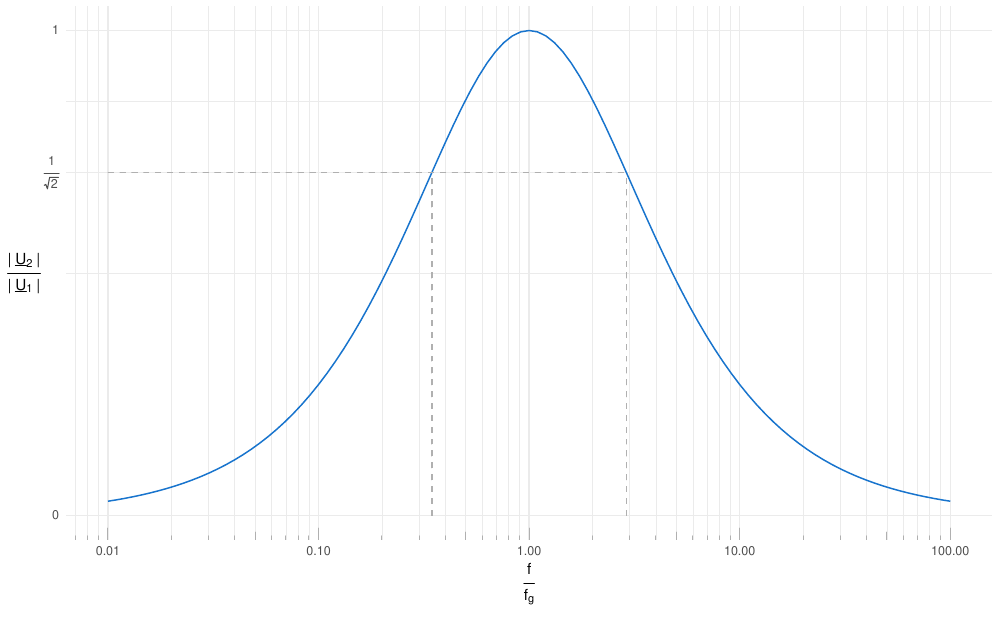

This chart was generated by the following R code:
# RL Hochpassfilter
library(ggplot2)

options(scipen=10000)

breaks       <- 10^(-10:10)
minor_breaks <- rep(1:9, 21)*(10^rep(-10:10, each=9))

ybreaks = c(seq(0,1.0,0.1),round(1/sqrt(2),digits = 3));
ybreaks = ybreaks[-8] # ybreaks without 0.7 (8th element)

output_width  <- 10
output_height <- output_width * 0.6180339887498948

data <- read.csv(file = "RL_HP.csv")

dataU1    <- data$u1
dataU2    <- data$u2
dataPhase <- data$phase
dataX     <- data$ffg
dataY     <- dataU2/dataU1
displaydata <- data.frame(x=dataX, y=dataY)


ylabel <- bquote( over( "|" ~ underline("U")[2] ~ "|"  , "|" ~ underline("U")[1] ~ "|") )
xlabel <- bquote( over( "f", "f"[g]))

rc_fun<- function(f) { 3*f / (1+f+f^2)}

pdf("BP_clean.pdf", width = output_width, height = output_height, )

####################################################################

p9 <- ggplot(displaydata, aes(dataX, dataY)) +

        theme_minimal() + # maybe theme_bw()

        #ggtitle("Betragsgang: RL - Hochpassfilter") +

        stat_function(aes(color = "he world"), fun = rc_fun, colour = "dodgerblue3")+

        #geom_point(aes(colour = "red", shape="plus") , shape="plus") +
        #geom_point(data=displaydata, shape ="plus", aes(color="Dataset2"), color = "deeppink1",  ) +

        #geom_point(aes(color = "Dataset1"), colour="deeppink1", shape="plus", size=2)+
        #geom_point(data = displaydata, aes(color="Dataset1"), colour="deeppink1", shape="plus", size=2) +

        theme(axis.title.y = element_text(angle = 0, vjust = .5)) +


        xlab(xlabel)  +
        ylab(ylabel)  +

        scale_y_continuous(limits=c(0, 1  ), breaks = c(0, 1, 1/sqrt(2)), labels = c(0, 1, bquote( over(1,sqrt(2))))) +

        scale_x_continuous(trans = "log10", breaks = breaks, minor_breaks = minor_breaks, limits=c(0.01, 100))+

        annotation_logticks(sides = "b", colour = "grey69", size = .333) + # maybe remove

        #geom_point(aes(x=1, y=round(1/sqrt(2), digits=3)), color="indianred1")

        #horizontal
        #geom_segment( aes(x = 0.01, y = 1, xend = 1, yend = 1/3 ), color="grey69", linetype="dashed") +
        geom_segment( aes(x = 0.01, y = 1/sqrt(2), xend = 0.34512, yend = 1/sqrt(2) ), color="grey69", linetype="dashed") +
        geom_segment( aes(x = 0.01, y = 1/sqrt(2), xend = 2.8975,  yend = 1/sqrt(2) ), color="grey69", linetype="dashed") +
        #vertical
        geom_segment( aes(x = 0.34512, y = 0, xend = 0.34512, yend = 1/sqrt(2) ), color="grey69", linetype="dashed") +
        geom_segment( aes(x = 2.8975,  y = 0, xend = 2.8975,  yend = 1/sqrt(2) ), color="grey69", linetype="dashed")

p9
